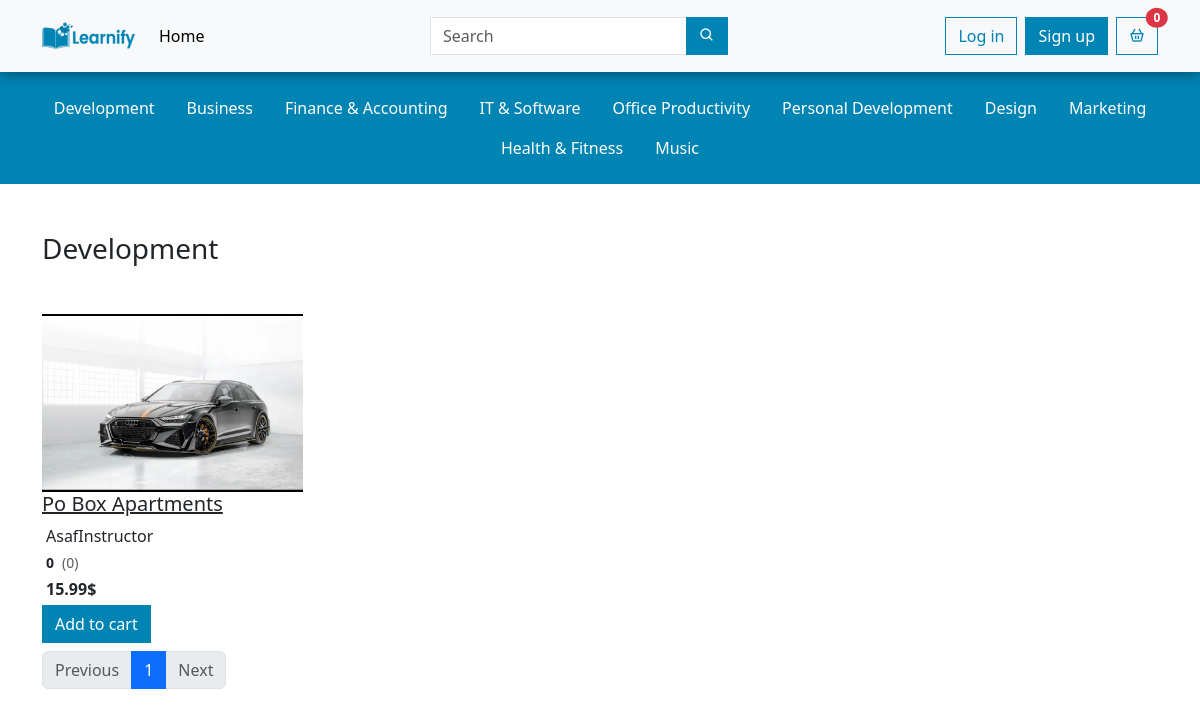
The page /courses/category/1/ on the database as committed earlier.
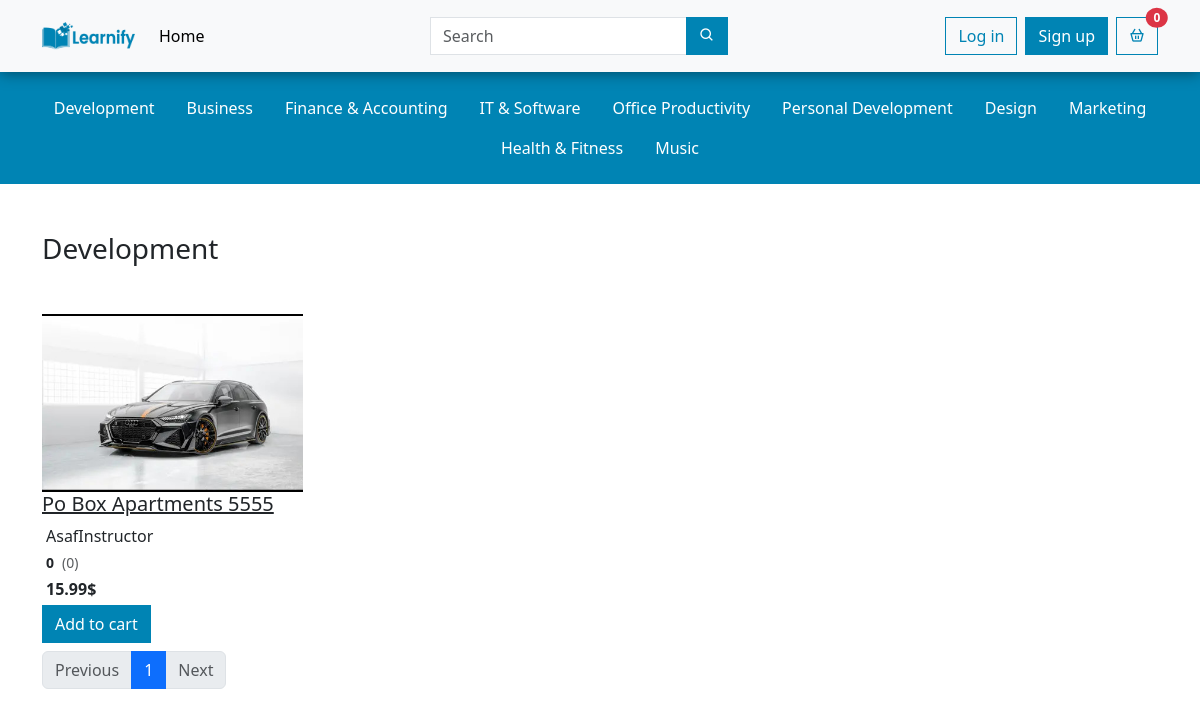
The same page on the database as committed later.
### courses/models.py (models this page shows)
class Course(models.Model):
    instructor = models.ForeignKey(User, on_delete=models.CASCADE)
    category = models.ForeignKey(Category, on_delete=models.CASCADE, blank=True, null=True)
    name = models.CharField(max_length=255)
    description = models.TextField()
    price = models.FloatField(default=0.0)
    image = models.ImageField(null=True, blank=True, default='noimage.jpg', upload_to="courses/")
    created_at = models.DateTimeField(auto_now_add=True)
    def get_reviews(self):
        if self.review_set.all() is not None:
            return self.review_set.all()
        return []

### courses/views.py (the view)
# urls.py: path('category/<int:category_id>/', views.category_courses, name='category_courses'),
def category_courses(request, category_id):
    category = get_object_or_404(Category, pk=category_id)
    courses_list = Course.objects.filter(category=category)
    categories = Category.objects.all()
    page_num = request.GET.get("page", 1)
    paginator = Paginator(courses_list, 9)
    try:
        courses = paginator.page(page_num)
    except PageNotAnInteger:
        courses = paginator.page(1)
    except EmptyPage:
        courses = paginator.page(paginator.num_pages)
    context = {"courses": courses, "categories": categories, 'category':category}
    return render(request, "category.html", context)

### courses/templatetags/course_filters.py (called while the page is built)
@register.filter
def average_stars(reviews):
    total_stars = sum(review.stars for review in reviews)
    if len(reviews) == 0:
        return 0
    return total_stars / len(reviews)

### courses/templates/category.html (shortened to what this page needs)
{% extends "layouts/app.html" %}
{% load course_filters %}
{% block content %}
<nav class="nav p-3 justify-content-center bg-primary">
    {% for category in categories %}
        <a class="nav-link text-white link-info" aria-current="page" href="{% url 'category_courses' category.id %}">{{ category.name }}</a>
    {% endfor %}
</nav>
<div class="container my-5">
  <h3 class="mb-5">{{ category.name }}</h3>
{% if courses %}
    <div class="row mb-2">
        {% for course in courses %}
        <div class="card col-md-3 border-0 rounded-0">
            <a href="{% url 'course_detail' course.id %}" class="h-100"><img src="{{ course.image.url }}"
                    class="card-img-top rounded-0" alt="..."></a>
            <div class="card-body p-0">
                <a href="{% url 'course_detail' course.id %}" class="link-dark" title="{{ course.name }}">
                    <h5 class="card-title text-truncate">{{ course.name }}</h5>
                </a>
                <p class="card-text m-1 text-capitalize">{{ course.instructor }}</p>
                <p class="d-flex align-items-center text-muted m-1 small">
                    <strong class="me-2 text-dark">{{ course.get_reviews|average_stars }}</strong>
                    <span>({{ course.get_reviews.count }})</span>
                </p>
                <p class="m-1"><strong>{{ course.price }}$</strong></p>
                <a href="{% url 'cart_add' course.id %}" class="btn btn-primary rounded-0">Add to cart</a>
            </div>
        </div>
        {% endfor %}
    </div>
    {% else %}
    <div class="alert alert-info" role="alert">
        0 Courses
    </div>
    {% endif %}
    <nav aria-label="Page navigation example">
        <ul class="pagination">
          {% if courses.has_previous %}
            <li class="page-item"><a class="page-link" href="?page={{ courses.previous_page_number }}">Previous</a></li>
          {% else %}
            <li class="page-item disabled"><span class="page-link">Previous</span></li>
          {% endif %}
          {% for i in courses.paginator.page_range %}
            {% if courses.number == i %}
              <li class="page-item active"><span class="page-link">{{ i }}</span></li>
            {% else %}
              <li class="page-item"><a class="page-link" href="?page={{ i }}">{{ i }}</a></li>
            {% endif %}
          {% endfor %}
          {% if courses.has_next %}
            <li class="page-item"><a class="page-link" href="?page={{ courses.next_page_number }}">Next</a></li>
          {% else %}
            <li class="page-item disabled"><span class="page-link">Next</span></li>
          {% endif %}
        </ul>
      </nav>
</div>
{% endblock %}

Rows that differ between the two databases and show on the page:
changed Course "AsafInstructor": name "Po Box Apartments" → "Po Box Apartments 5555"
